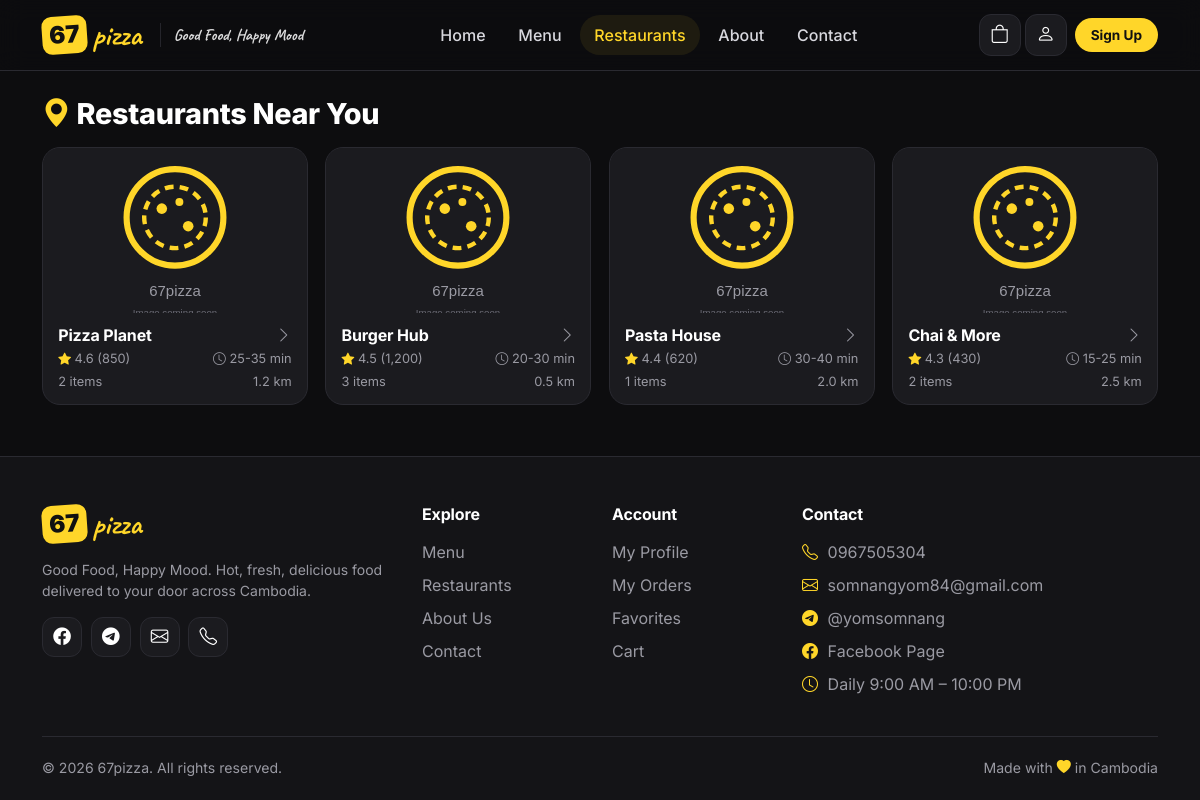
The page /restaurants.php on the database its author committed.
### tables this page shows
CREATE TABLE `restaurants` (
  `id` INT UNSIGNED NOT NULL AUTO_INCREMENT,
  `name` VARCHAR(120) NOT NULL,
  `slug` VARCHAR(140) NOT NULL,
  `description` TEXT DEFAULT NULL,
  `image` VARCHAR(255) DEFAULT NULL,
  `rating` DECIMAL(2,1) NOT NULL DEFAULT 0.0,
  `rating_count` INT UNSIGNED NOT NULL DEFAULT 0,
  `delivery_time` VARCHAR(40) DEFAULT '25-35 min',
  `distance_km` DECIMAL(4,1) DEFAULT NULL,
  `phone` VARCHAR(30) DEFAULT NULL,
  `is_active` TINYINT(1) NOT NULL DEFAULT 1,
  `is_featured` TINYINT(1) NOT NULL DEFAULT 0,
  `created_at` TIMESTAMP NOT NULL DEFAULT CURRENT_TIMESTAMP,
  `updated_at` TIMESTAMP NOT NULL DEFAULT CURRENT_TIMESTAMP ON UPDATE CURRENT_TIMESTAMP,
  PRIMARY KEY (`id`),
  UNIQUE KEY `uq_restaurants_slug` (`slug`)
);

### config/database.php (called while the page is built, shortened)
<?php
function db(): PDO
{
    static $pdo = null;
    if ($pdo instanceof PDO) {
        return $pdo;
    }
    $dsn = sprintf('mysql:host=%s;port=%s;dbname=%s;charset=%s', DB_HOST, DB_PORT, DB_NAME, DB_CHARSET);
    $options = [
        PDO::ATTR_ERRMODE            => PDO::ERRMODE_EXCEPTION,
        PDO::ATTR_DEFAULT_FETCH_MODE => PDO::FETCH_ASSOC,
        PDO::ATTR_EMULATE_PREPARES   => false,
    ];
    try {
        $pdo = new PDO($dsn, DB_USER, DB_PASS, $options);
    } catch (PDOException $e) {
        http_response_code(500);
        if (defined('APP_DEBUG') && APP_DEBUG) {
            echo '<h2 style="font-family:sans-serif">Database connection failed</h2>';
            echo '<p style="font-family:sans-serif">Check <code>config/database.php</code> and make sure MySQL is running and the database <code>67pizza_db</code> has been imported.</p>';
            echo '<pre>' . htmlspecialchars($e->getMessage()) . '</pre>';
        } else {
            echo 'Service temporarily unavailable.';
        }
        exit;
    }
    return $pdo;
}

### includes/functions.php (called while the page is built, shortened)
<?php
function e(mixed $value): string
{
    return htmlspecialchars((string) ($value ?? ''), ENT_QUOTES | ENT_SUBSTITUTE, 'UTF-8');
}
function url(string $path = ''): string
{
    return BASE_URL . '/' . ltrim($path, '/');
}
function image_url(?string $path): string
{
    $path = ltrim($path, '/');
    if (!is_file(ROOT_PATH . '/' . $path)) {
        return url('assets/images/placeholder.svg');
    }
    return url($path);
}
function placeholder_url(): string
{
    return url('assets/images/placeholder.svg');
}
function get_restaurants(bool $featuredOnly = false, int $limit = 50): array
{
    $sql = 'SELECT r.*, (SELECT COUNT(*) FROM products p WHERE p.restaurant_id = r.id AND p.is_available = 1) AS product_count FROM restaurants r WHERE r.is_active = 1';
    $sql .= ' ORDER BY r.is_featured DESC, r.rating DESC LIMIT ' . max(1, $limit);
    return db()->query($sql)->fetchAll();
}

### restaurants.php (the view, shortened to what this page needs)
<?php
$restaurants = get_restaurants(false, 100);
require ROOT_PATH . '/includes/header.php';
?>
<div class="container">
  <h1 class="page-title"><i class="bi bi-geo-alt-fill"></i> Restaurants Near You</h1>
  <?php if ($restaurants): ?>
  <div class="restaurant-grid">
    <?php foreach ($restaurants as $r): ?>
    <a class="restaurant-card" href="<?= url('restaurant.php?slug=' . urlencode($r['slug'])) ?>">
      <img src="<?= e(image_url($r['image'])) ?>" alt="<?= e($r['name']) ?>" loading="lazy" onerror="this.onerror=null;this.src='<?= placeholder_url() ?>'">
      <div class="rb">
        <h3><?= e($r['name']) ?> <i class="bi bi-chevron-right text-muted"></i></h3>
        <div class="info"><span><i class="bi bi-star-fill text-brand"></i> <?= e($r['rating']) ?> (<?= number_format((int) $r['rating_count']) ?>)</span><span><i class="bi bi-clock"></i> <?= e($r['delivery_time']) ?></span></div>
        <div class="info mt-1"><span><?= (int) $r['product_count'] ?> items</span><?php if ($r['distance_km'] !== null): ?><span><?= e($r['distance_km']) ?> km</span><?php endif; ?></div>
      </div>
    </a>
    <?php endforeach; ?>
  </div>
  <?php else: ?>
  <div class="empty-state card-dark"><i class="bi bi-shop"></i><h4>No restaurants yet</h4></div>
  <?php endif; ?>
</div>
<?php require ROOT_PATH . '/includes/footer.php'; ?>

### assets/css/style.css (style rules this page uses)
:root { --brand: #FFD629; --brand-dark: #e6bf12; --bg: #0d0d0f; --bg-2: #141417; --card: #1b1b1f; --card-2: #232329; --border: #2a2a31; --text: #ffffff; --muted: #9a9aa3; --danger: #ff5c5c; --success: #3ddc84; --radius: 18px; --shadow: 0 10px 30px rgba(0,0,0,.45); }
* { box-sizing: border-box; }
html { scroll-behavior: smooth; }
body { font-family: 'Inter', system-ui, -apple-system, Segoe UI, Roboto, sans-serif; background: var(--bg); color: var(--text); min-height: 100vh; display: flex; flex-direction: column; }
a { color: var(--brand); text-decoration: none; }
.text-brand { color: var(--brand) !important; }
.text-muted { color: var(--muted) !important; }
h1,h2,h3,h4,h5,h6 { font-weight: 700; letter-spacing: -.01em; }
.restaurant-grid { display: grid; grid-template-columns: repeat(4, 1fr); gap: 1.1rem; }
.restaurant-card { background: var(--card); border: 1px solid var(--border); border-radius: var(--radius); overflow: hidden; color: #fff; display: block; transition: .25s; }
.restaurant-card img { width: 100%; aspect-ratio: 16/10; object-fit: cover; }
.restaurant-card .rb { padding: .8rem .95rem; }
.restaurant-card .rb h3 { font-size: 1rem; margin: 0 0 .25rem; display: flex; justify-content: space-between; align-items: center; }
.restaurant-card .rb .info { color: var(--muted); font-size: .8rem; display: flex; justify-content: space-between; }
.page-title { font-size: 1.8rem; font-weight: 800; margin: 1.6rem 0 1rem; }
.page-title i { color: var(--brand); }

### rows shown on the page
restaurants: name "Pizza Planet", rating "4.6", rating_count "850", delivery_time "25-35 min", product_count "2", distance_km "1.2"
restaurants: name "Burger Hub", rating "4.5", rating_count "1,200", delivery_time "20-30 min", product_count "3", distance_km "0.5"
restaurants: name "Pasta House", rating "4.4", rating_count "620", delivery_time "30-40 min", product_count "1", distance_km "2.0"
restaurants: name "Chai & More", rating "4.3", rating_count "430", delivery_time "15-25 min", product_count "2", distance_km "2.5"

### other values the page prints
setting('site_tagline', 'Good Food, Happy Mood') "Good Food, Happy Mood"
$label "Home"
$label "Menu"
$label "Restaurants"
$label "About"
$label "Contact"
setting('contact_phone') "0967505304"
setting('contact_email') "somnangyom84@gmail.com"
setting('telegram_username') "yomsomnang"
setting('opening_hours') "Daily 9:00 AM – 10:00 PM"
APP_NAME "67pizza"
